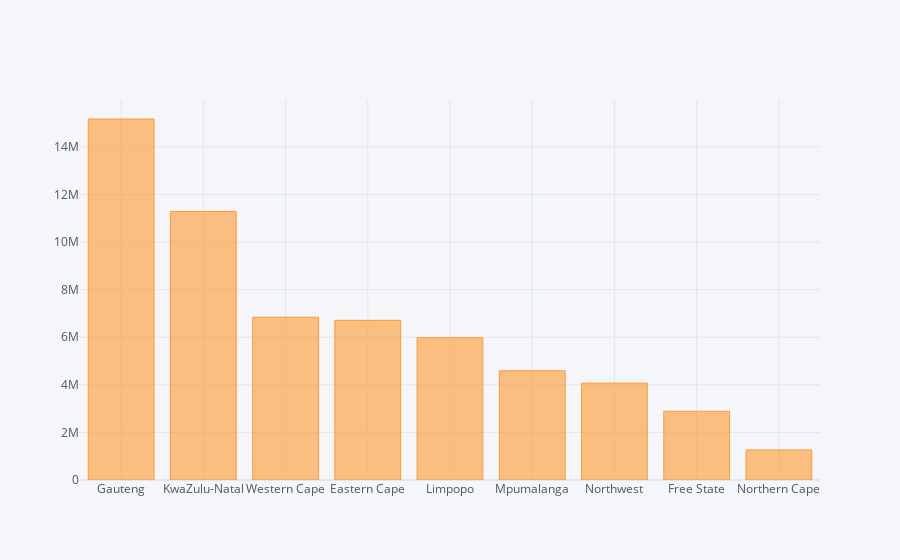

Write notebook code for a chart like this one.
### Code cell
SAProvPop.iplot(kind='bar',x='Province',y='Pop')

### Figure 1 — Plotly figure (JSON) as saved in the notebook; plotly's stock layout.template omitted (floating-point values rounded to 4 significant figures)
{"data": [{"marker": {"color": "rgba(255, 153, 51, 0.6)", "line": {"color": "rgba(255, 153, 51, 1.0)", "width": 1}}, "name": "Pop", "orientation": "v", "text": "", "type": "bar", "x": ["Gauteng", "KwaZulu-Natal", "Western Cape", "Eastern Cape", "Limpopo", "Mpumalanga", "Northwest", "Free State", "Northern Cape"], "y": [15176115, 11289086, 6844272, 6712276, 5982584, 4592187, 4072160, 2887465, 1263875]}], "layout": {"autosize": true, "legend": {"bgcolor": "#F5F6F9", "font": {"color": "#4D5663"}}, "paper_bgcolor": "#F5F6F9", "plot_bgcolor": "#F5F6F9", "title": {"font": {"color": "#4D5663"}}, "xaxis": {"autorange": true, "gridcolor": "#E1E5ED", "range": [-0.5, 8.5], "showgrid": true, "tickfont": {"color": "#4D5663"}, "title": {"font": {"color": "#4D5663"}, "text": ""}, "type": "category", "zerolinecolor": "#E1E5ED"}, "yaxis": {"autorange": true, "gridcolor": "#E1E5ED", "range": [0, 15970000.0], "showgrid": true, "tickfont": {"color": "#4D5663"}, "title": {"font": {"color": "#4D5663"}, "text": ""}, "type": "linear", "zerolinecolor": "#E1E5ED"}}}
